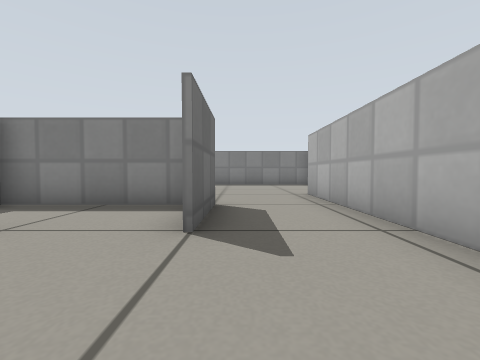
view 1 (above)

16 first-person views from a walk through a robot-simulator world made for Gazebo. The camera is 0.31 m above the floor, tilts 2° down and sees 90° across. The floor is counted in squares, 0.5 m on a side. Each view is taken from the middle of a square. On the plan, view 1 faces up. The plan holds only what a view shows up to about 9 squares ahead; the rest is blank. Gazebo's built-in surfaces are drawn with simple patterns.

view 2
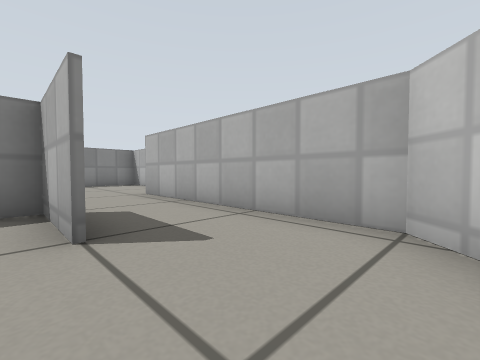

view 3
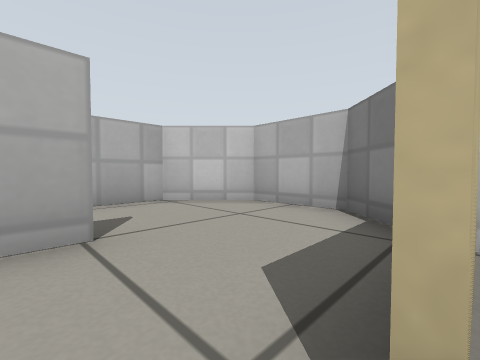

view 4
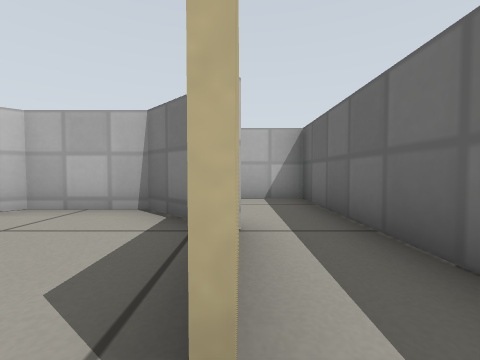

view 5
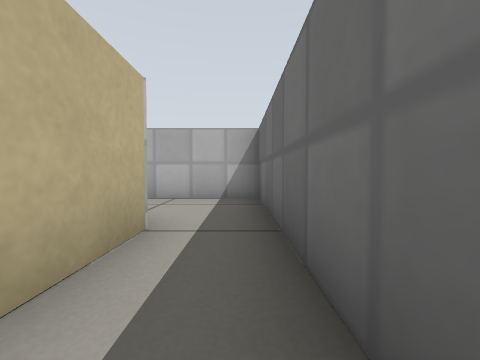

view 6
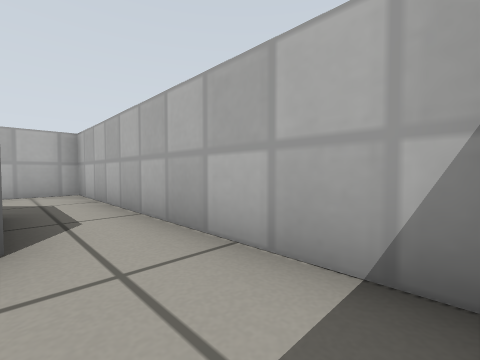

view 7
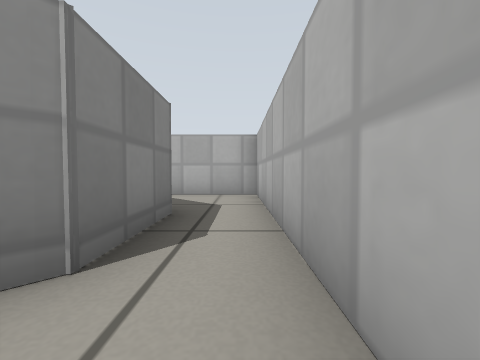

view 8
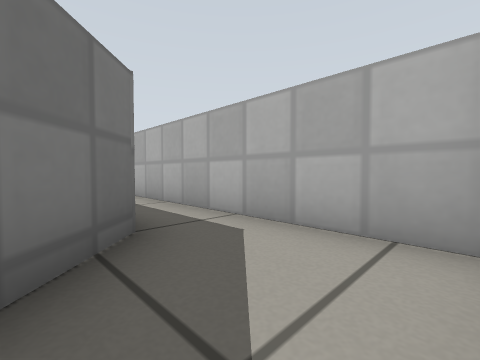

view 9
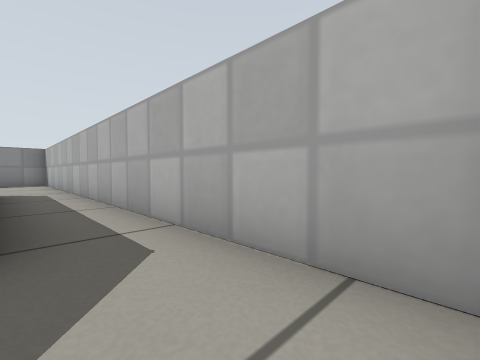

view 10
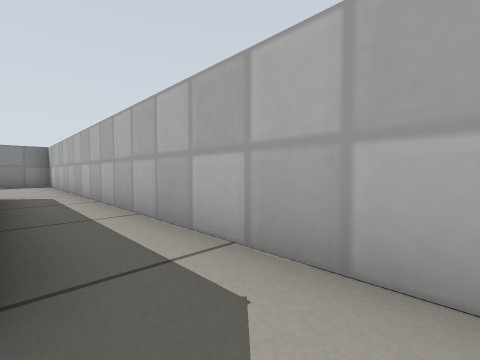

view 11
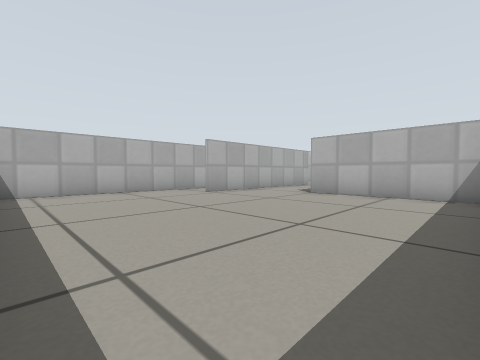

view 12
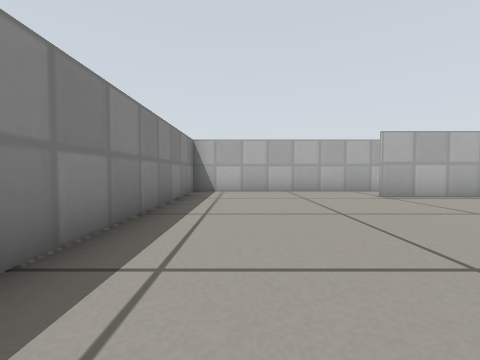

view 13
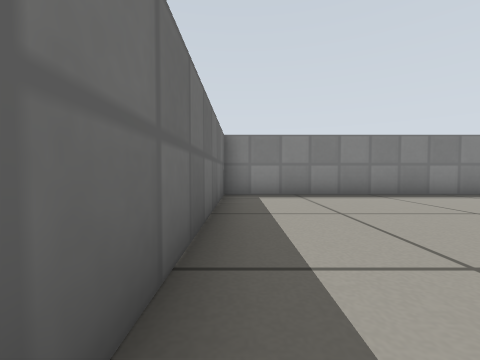

view 14
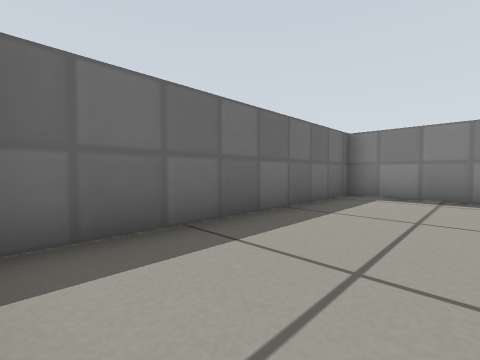

view 15
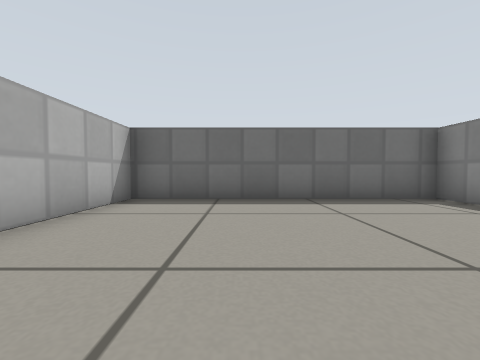

view 16
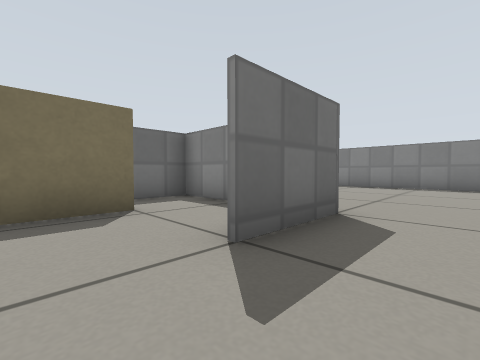

### Floor plan
Points are (right, up) in squares from view 1. A wall is a line through its corners. A room is listed if a view was taken in it or the views show most of it. See-through windows are left out.
Room 1 (views 1, 2, 16)
walls: (-0.6, 2.4) (-0.6, 4.4) (-2.5, 4.4); (-0.5, 4.5) (-0.5, 2.4); (-2.9, 2.6) (-2.9, 0.9); (-2.4, 0) (-1.5, -0.9) (0.5, -0.9) (1.9, 0.5) (1.9, 4.4)
ways out: opening at (-3, 3) to room 2; opening at (1, 3.5) to room 4
Room 2 (views 3, 4, 5, 6, 7)
walls: (-3, 0.4) (-3, 2.6); (-1.6, -1) (-1.9, -0.7); (-4.4, 4) (-4.4, -2.5) (-2.5, -2.5); (-2.5, 4.4) (-4.5, 4.4)
ways out: opening at (-3, 3) to room 1; opening at (-2, -2) to room 3
Room 3 (views 8, 9, 10)
walls: (2, 0.5) (1, -0.5); (0.5, -1) (-1.6, -1); (-2.5, -2.5) (3.4, -2.5) (3.4, 6.4)
ways out: opening at (-2, -2) to room 2; opening at (3, 6) to room 4
Room 4 (views 11, 12, 13, 14, 15)
walls: (1.9, 4.4) (1.9, 6.6); (3.4, 6.4) (3.4, 11.4) (-4.4, 11.4) (-4.4, 4); (-4.5, 4.5) (-0.5, 4.5)
ways out: opening at (1, 3.5) to room 1; opening at (3, 6) to room 3

Positions as (right, up) in squares from view 1, and headings:
1: (0, 0), facing up
2: (-1, 0), facing up-right
3: (-3, 3), facing down-right
4: (-3, 3), facing down
5: (-4, 3), facing down
6: (-4, -1), facing down-right
7: (-3, -2), facing right
8: (1, -2), facing up-right
9: (2, -2), facing up-right
10: (2, -1), facing up-right
11: (-4, 11), facing down-right
12: (-4, 10), facing right
13: (-4, 5), facing up
14: (-2, 5), facing up-left
15: (1, 7), facing left
16: (1, 1), facing up-left
